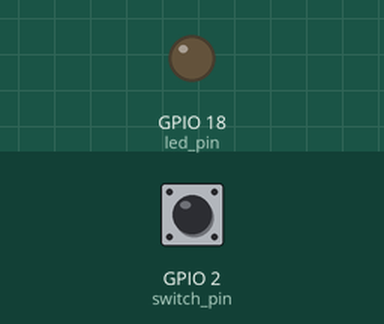
The sketch below on a simulated ESP32. Shown: output pins drawn as LEDs (lit = HIGH). The inputs (shaded band) are chosen by the test bench; at power-on: GPIO 2 (switch_pin) HIGH.

Above: at 1.2 s.
1.3 s: GPIO 2 (switch_pin) pulled LOW for 0.15 s
At 1.6 s:
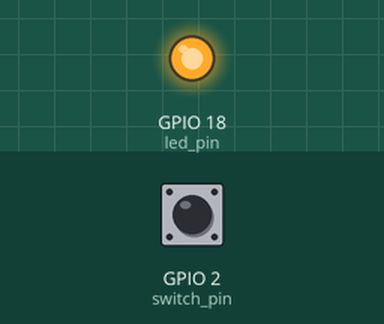
Timing chart, 0 to 4.3 s (numbered marks = the images above; inputs shaded):
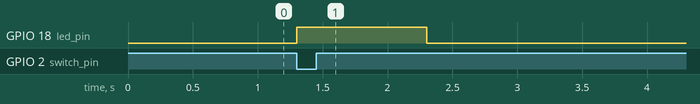

Measured:
- after the input at 1.3 s, GPIO 18 (led_pin): LOW → HIGH at once, → LOW 1.0 s later

The sketch:

interrupt_esp32.ino
```cpp
// 割り込み処理で書き換えるグローバル変数
volatile boolean pushed = false;
// ピン番号
const int switch_pin = 2;
const int led_pin = 18;

void IRAM_ATTR onPushed() {
	pushed = true;
}

void setup() {
	pinMode(switch_pin, INPUT_PULLUP);
	pinMode(led_pin, OUTPUT);
	attachInterrupt(switch_pin, onPushed, FALLING);
}

void loop() {
	if (pushed == true) {
		digitalWrite(led_pin, HIGH);
		delay(1000);
		digitalWrite(led_pin, LOW);
		pushed = false;
	}
}
```
